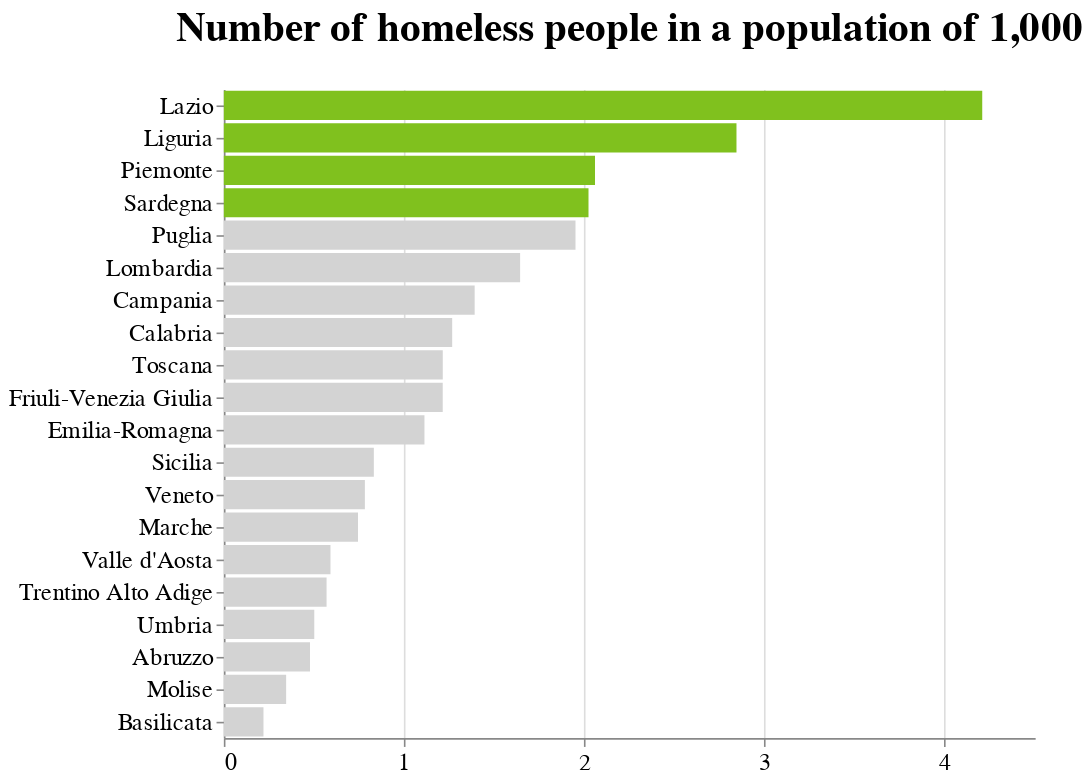

This figure's notebook cell:
### Code cell
chart = alt.Chart(df3).mark_bar().encode(
    y = alt.Y('Territory', sort='-x', axis=alt.Axis(title='')),
    x = alt.X('Ratio', axis=alt.Axis(tickCount=4,title='')),
    color=alt.condition(alt.datum.Ratio > 2, alt.value(iColor), alt.value('lightgray'))
   
).properties(width=500,title='Number of homeless people in a population of 1,000')

configure_layout(chart)

### Figure 1 — Vega-Lite specification as saved in the notebook (floating-point values rounded to 4 significant figures)
{"config": {"view": {"continuousWidth": 400, "continuousHeight": 300, "strokeWidth": 0}, "axis": {"labelFontSize": 15, "titleFontSize": 20}, "legend": {"labelFontSize": 15, "titleFontSize": 20}, "title": {"fontSize": 25, "offset": 25}}, "data": {"name": "data-74c3b3a2e88392a1f86d85511cbf8ce7"}, "mark": "bar", "encoding": {"color": {"condition": {"value": "#80C11E", "test": "(datum.Ratio > 2)"}, "value": "lightgray"}, "x": {"axis": {"tickCount": 4, "title": ""}, "field": "Ratio", "type": "quantitative"}, "y": {"axis": {"title": ""}, "field": "Territory", "sort": "-x", "type": "nominal"}}, "title": "Number of homeless people in a population of 1,000", "width": 500, "$schema": "https://vega.github.io/schema/vega-lite/v4.17.0.json", "datasets": {"data-74c3b3a2e88392a1f86d85511cbf8ce7": [{"ITTER107": "ITF1", "Value_pop": 1275950, "Territory": "Abruzzo", "Value_hom": 610, "Ratio": 0.4781}, {"ITTER107": "ITF5", "Value_pop": 541168, "Territory": "Basilicata", "Value_hom": 119, "Ratio": 0.2199}, {"ITTER107": "ITF6", "Value_pop": 1855454, "Territory": "Calabria", "Value_hom": 2351, "Ratio": 1.267}, {"ITTER107": "ITF3", "Value_pop": 5624420, "Territory": "Campania", "Value_hom": 7828, "Ratio": 1.392}, {"ITTER107": "ITD5", "Value_pop": 4425366, "Territory": "Emilia-Romagna", "Value_hom": 4926, "Ratio": 1.113}, {"ITTER107": "ITD4", "Value_pop": 1194647, "Territory": "Friuli-Venezia Giulia", "Value_hom": 1451, "Ratio": 1.215}, {"ITTER107": "ITE4", "Value_pop": 5714882, "Territory": "Lazio", "Value_hom": 24049, "Ratio": 4.208}, {"ITTER107": "ITC3", "Value_pop": 1509227, "Territory": "Liguria", "Value_hom": 4293, "Ratio": 2.845}, {"ITTER107": "ITC4", "Value_pop": 9943004, "Territory": "Lombardia", "Value_hom": 16346, "Ratio": 1.644}, {"ITTER107": "ITE3", "Value_pop": 1487150, "Territory": "Marche", "Value_hom": 1107, "Ratio": 0.7444}, {"ITTER107": "ITF2", "Value_pop": 292150, "Territory": "Molise", "Value_hom": 101, "Ratio": 0.3457}, {"ITTER107": "ITC1", "Value_pop": 4256350, "Territory": "Piemonte", "Value_hom": 8766, "Ratio": 2.06}, {"ITTER107": "ITF4", "Value_pop": 3922941, "Territory": "Puglia", "Value_hom": 7655, "Ratio": 1.951}, {"ITTER107": "ITG2", "Value_pop": 1587413, "Territory": "Sardegna", "Value_hom": 3212, "Ratio": 2.023}, {"ITTER107": "ITG1", "Value_pop": 4833329, "Territory": "Sicilia", "Value_hom": 4023, "Ratio": 0.8323}, {"ITTER107": "ITE1", "Value_pop": 3663191, "Territory": "Toscana", "Value_hom": 4450, "Ratio": 1.215}, {"ITTER107": "ITDA", "Value_pop": 1073574, "Territory": "Trentino Alto Adige", "Value_hom": 612, "Ratio": 0.5701}, {"ITTER107": "ITE2", "Value_pop": 858812, "Territory": "Umbria", "Value_hom": 431, "Ratio": 0.5019}, {"ITTER107": "ITC2", "Value_pop": 123360, "Territory": "Valle d'Aosta", "Value_hom": 73, "Ratio": 0.5918}, {"ITTER107": "ITD3", "Value_pop": 4847745, "Territory": "Veneto", "Value_hom": 3794, "Ratio": 0.7826}]}}
